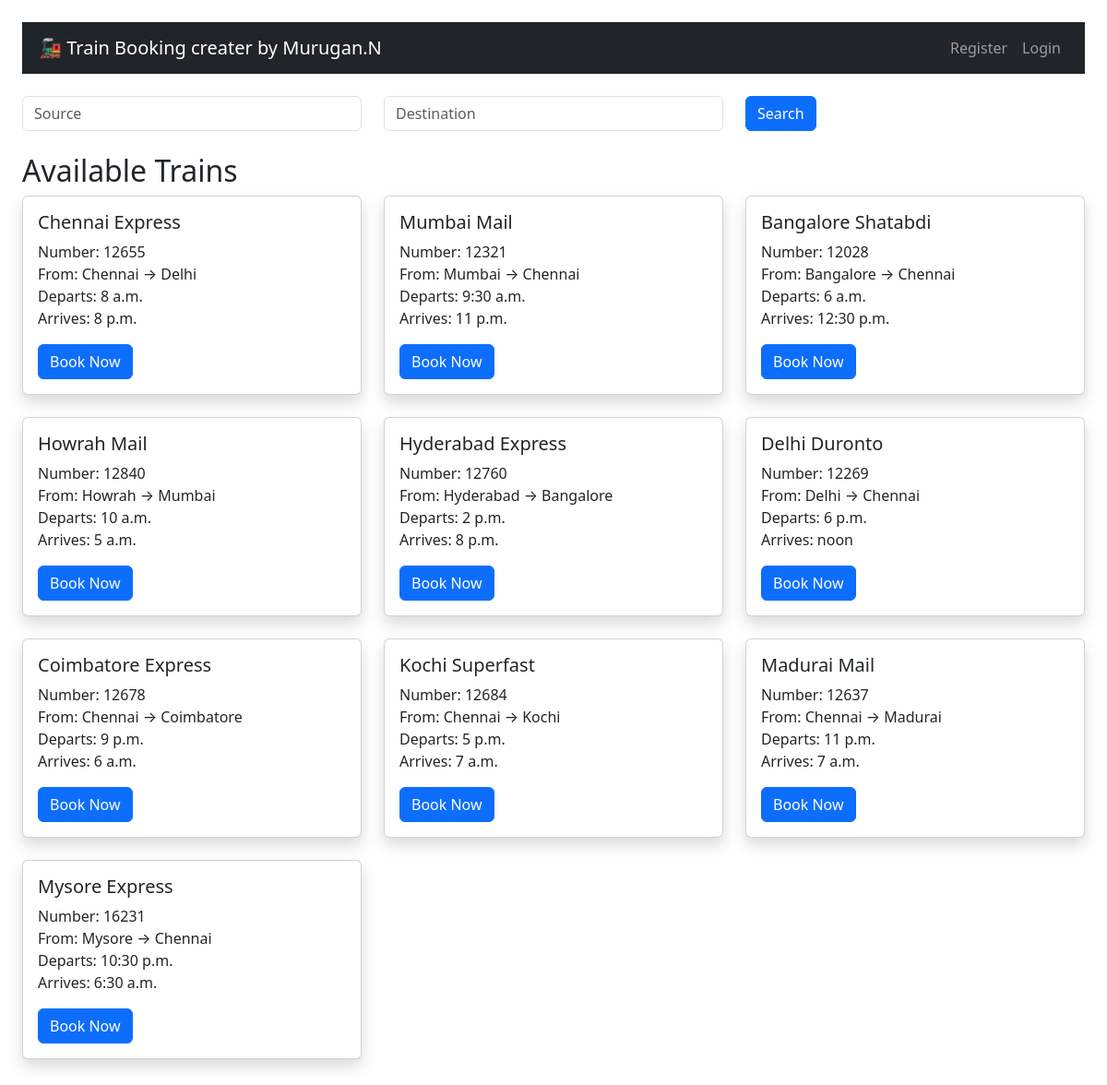
The page / on the database its author committed.
### booking/models.py (models this page shows, shortened)
class Train(models.Model):
    name = models.CharField(max_length=100)
    number = models.CharField(max_length=10)
    source = models.CharField(max_length=100)
    destination = models.CharField(max_length=100)
    departure_time = models.TimeField()
    arrival_time = models.TimeField()

### booking/views.py (the view)
# urls.py: path('', views.home, name='home'),
def home(request):
    trains = Train.objects.all()
    return render(request, 'home.html', {'trains': trains})

### booking/templates/home.html (shortened to what this page needs)
<!DOCTYPE html>
<html>
<head>
  <link href="https://cdn.jsdelivr.net/npm/bootstrap@5.3.0/dist/css/bootstrap.min.css" rel="stylesheet">
  <link rel="stylesheet" href="https://cdnjs.cloudflare.com/ajax/libs/animate.css/4.1.1/animate.min.css" />
</head>
<body class="p-4">
  <nav class="navbar navbar-expand-lg navbar-dark bg-dark mb-4">
    <div class="container">
      <a class="navbar-brand" href="/">🚂 Train Booking creater by Murugan.N</a>
      <div class="collapse navbar-collapse">
        <ul class="navbar-nav ms-auto">
          {% if user.is_authenticated %}
          <li class="nav-item">
            <a class="nav-link" href="#">Hi, {{ user.username }}</a>
          </li>
          <li class="nav-item">
            <a class="nav-link" href="{% url 'my_bookings' %}">My Bookings</a>
          </li>
          <li class="nav-item">
            <a class="nav-link" href="{% url 'logout' %}">Logout</a>
          </li>
          {% else %}
          <li class="nav-item">
            <a class="nav-link" href="{% url 'register' %}">Register</a>
          </li>
          <li class="nav-item">
            <a class="nav-link" href="{% url 'login' %}">Login</a>
          </li>
          {% endif %}
        </ul>
      </div>
    </div>
  </nav>
 <form method="GET" class="row mb-4">
  <div class="col">
    <input type="text" name="source" placeholder="Source" class="form-control" value="{{ request.GET.source }}">
  </div>
  <div class="col">
    <input type="text" name="destination" placeholder="Destination" class="form-control" value="{{ request.GET.destination }}">
  </div>
  <div class="col">
    <button type="submit" class="btn btn-primary">Search</button>
  </div>
</form>
  <h2>Available Trains</h2>
    <div class="row">
      {% for train in trains %}
      <div class="col-md-4 mb-4">
        <div class="card shadow animate__animated animate__fadeInUp">
          <div class="card-body">
            <h5 class="card-title">{{ train.name }}</h5>
            <p class="card-text">
              Number: {{ train.number }}<br>
              From: {{ train.source }} → {{ train.destination }}<br>
              Departs: {{ train.departure_time }}<br>
              Arrives: {{ train.arrival_time }}
            </p>
            <a href="{% url 'book_ticket' train.id %}" class="btn btn-primary">Book Now</a>
          </div>
        </div>
      </div>
      {% empty %}
      <p>No trains found.</p>
      {% endfor %}
    </div>
</body>
</html>

### rows shown on the page
Train: name "Chennai Express", number "12655", source "Chennai", destination "Delhi", departure_time "8 a.m.", arrival_time "8 p.m."
Train: name "Mumbai Mail", number "12321", source "Mumbai", destination "Chennai", departure_time "9:30 a.m.", arrival_time "11 p.m."
Train: name "Bangalore Shatabdi", number "12028", source "Bangalore", destination "Chennai", departure_time "6 a.m.", arrival_time "12:30 p.m."
Train: name "Howrah Mail", number "12840", source "Howrah", destination "Mumbai", departure_time "10 a.m.", arrival_time "5 a.m."
Train: name "Hyderabad Express", number "12760", source "Hyderabad", destination "Bangalore", departure_time "2 p.m.", arrival_time "8 p.m."
Train: name "Delhi Duronto", number "12269", source "Delhi", destination "Chennai", departure_time "6 p.m.", arrival_time "noon"
Train: name "Coimbatore Express", number "12678", source "Chennai", destination "Coimbatore", departure_time "9 p.m.", arrival_time "6 a.m."
Train: name "Kochi Superfast", number "12684", source "Chennai", destination "Kochi", departure_time "5 p.m.", arrival_time "7 a.m."
Train: name "Madurai Mail", number "12637", source "Chennai", destination "Madurai", departure_time "11 p.m.", arrival_time "7 a.m."
Train: name "Mysore Express", number "16231", source "Mysore", destination "Chennai", departure_time "10:30 p.m.", arrival_time "6:30 a.m."
